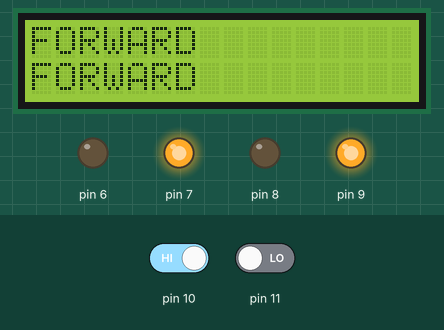
This sketch was run on a simulated Arduino Uno, built with avr-gcc and run on an emulated ATmega328P. Parts: 16×2 character LCD, output pins drawn as LEDs (lit = HIGH). The inputs (shaded band) are chosen by the test bench; at power-on: pin 10 HIGH, pin 11 LOW.

Above: at 1.2 s.
1.3 s: pin 10 driven LOW and pin 11 driven HIGH
At 1.7 s:
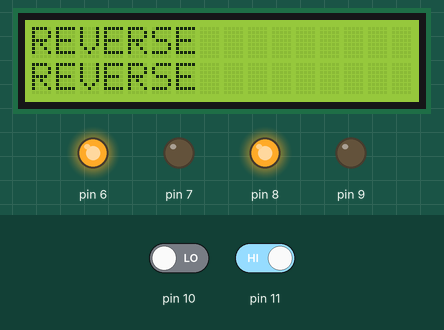
2.8 s: pin 10 driven HIGH
At 4.0 s:
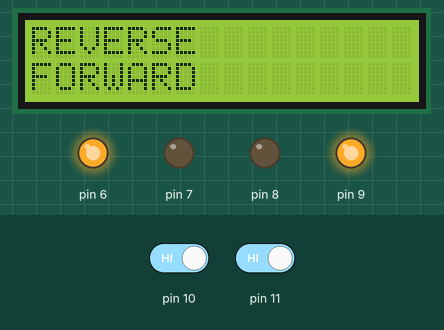
4.3 s: pin 10 driven LOW
At 5.2 s:
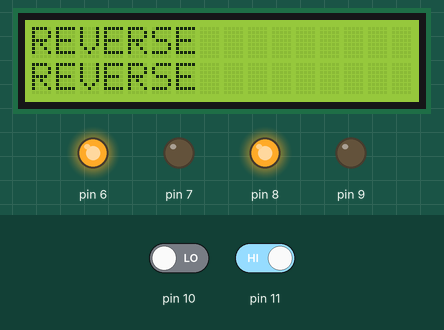
5.8 s: pin 11 driven LOW
At 6.3 s:
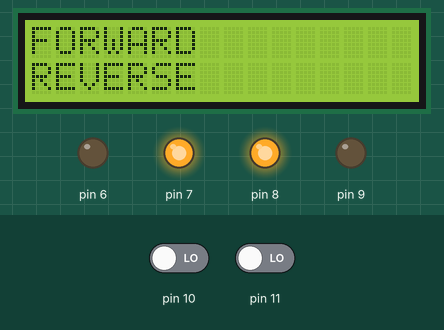
Timing chart, 0 to 8.3 s (numbered marks = the images above; inputs shaded):
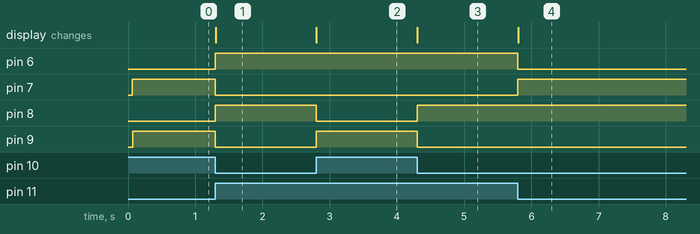

Measured:
- after the input at 1.3 s, pin 6, pin 8: LOW → HIGH at once; pin 7, pin 9: HIGH → LOW at once; the display: changes at once (image 1)
- after the input at 2.8 s, pin 8: HIGH → LOW at once; pin 9: LOW → HIGH at once; the display: changes at once (image 2)
- after the input at 4.3 s, pin 8: LOW → HIGH at once; pin 9: HIGH → LOW at once; the display: changes at once (image 3)
- after the input at 5.8 s, pin 6: HIGH → LOW at once; pin 7: LOW → HIGH at once; the display: changes at once (image 4)

The sketch:

motor_lcd_switch.ino
```cpp
#include<LiquidCrystal.h>
int d7=0,d6=1,d5=2,d4=3,en=4,rs=5,count=0,flag=0;
LiquidCrystal lcd(rs,en,d4,d5,d6,d7);


void setup() {
  lcd.begin(16,2);
pinMode(6,OUTPUT);
pinMode(7,OUTPUT);
pinMode(8,OUTPUT);
pinMode(9,OUTPUT);
pinMode(10,INPUT);
pinMode(11,INPUT);
}

void loop() {
if(digitalRead(10)==0&&digitalRead(11)==1&&flag==0){
  int i;
 flag++;
  for(i=6;i<=9;i++)
  {
    if(i%2!=0){
  digitalWrite(i,0);}
  else digitalWrite(i,1);
  }
  lcd.setCursor(0,0);
  lcd.println("REVERSE");
  lcd.setCursor(0,1);
  lcd.println("REVERSE");

  }
else if(digitalRead(11)==0&&digitalRead(10)==1&&count==0){
  int i;
  count++;
  for(i=6;i<=9;i++)
  {
    if(i%2!=0){
  digitalWrite(i,1);}
  else digitalWrite(i,0);
  lcd.setCursor(0,0);
  lcd.println("FORWARD");
  lcd.setCursor(0,1);
  lcd.println("FORWARD");

  }
}
else if(digitalRead(11)==0&&digitalRead(10)==0&&flag!=0&&count!=0){
  digitalWrite(8,1);
  digitalWrite(9,0);
  digitalWrite(7,1);
  digitalWrite(6,0);
  lcd.setCursor(0,0);
  lcd.println("FORWARD");
  lcd.setCursor(0,1);
  lcd.println("REVERSE");

  count=0;
}
else if(digitalRead(11)==1&&digitalRead(10)==1&&flag!=0&&count!=0){
  digitalWrite(8,0);
  digitalWrite(9,1);
  digitalWrite(7,0);
  digitalWrite(6,1);
  lcd.setCursor(0,1);
  lcd.println("FORWARD");
  lcd.setCursor(0,0);
  lcd.println("REVERSE");
  flag=0;

}
}
```
